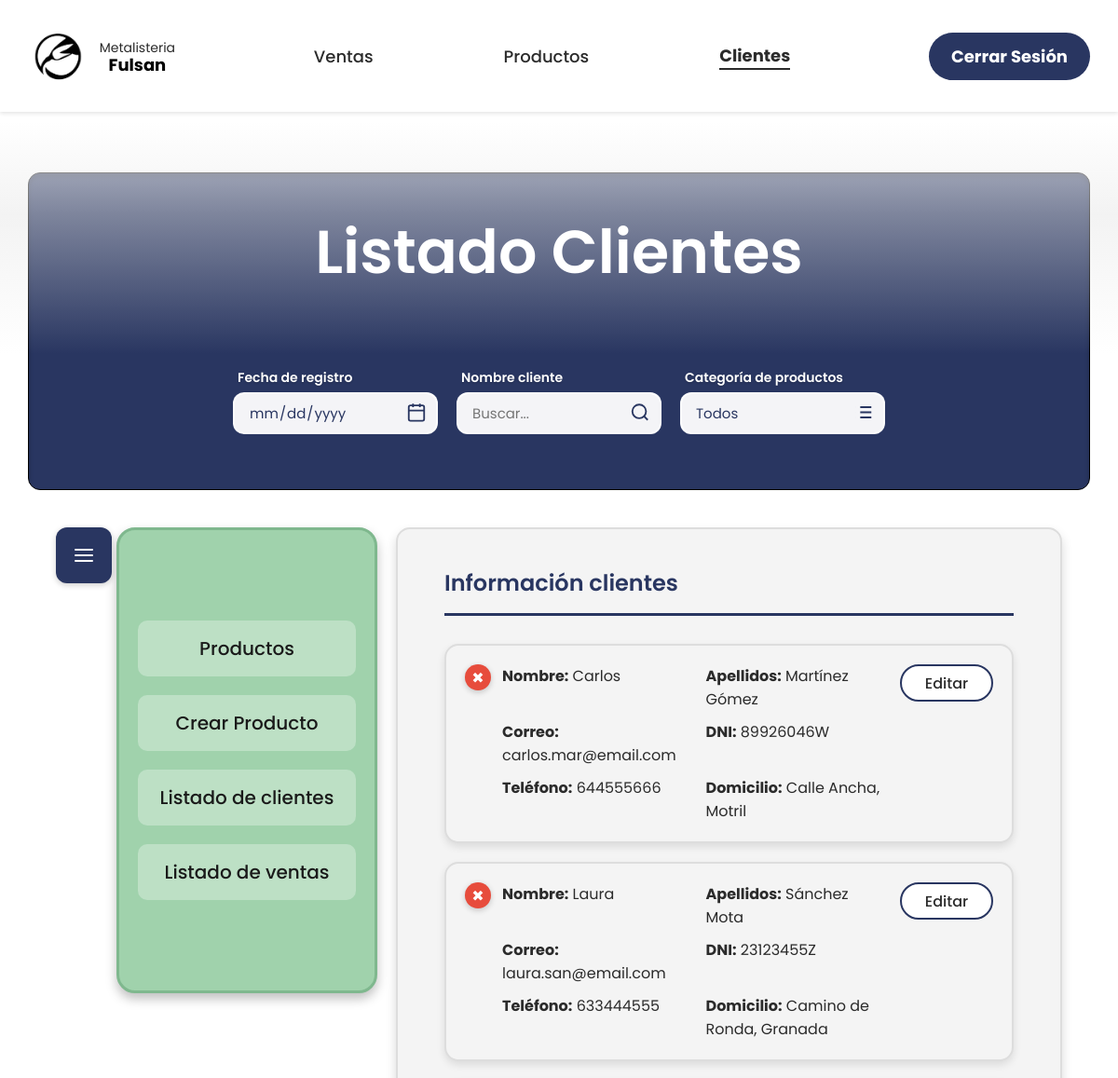
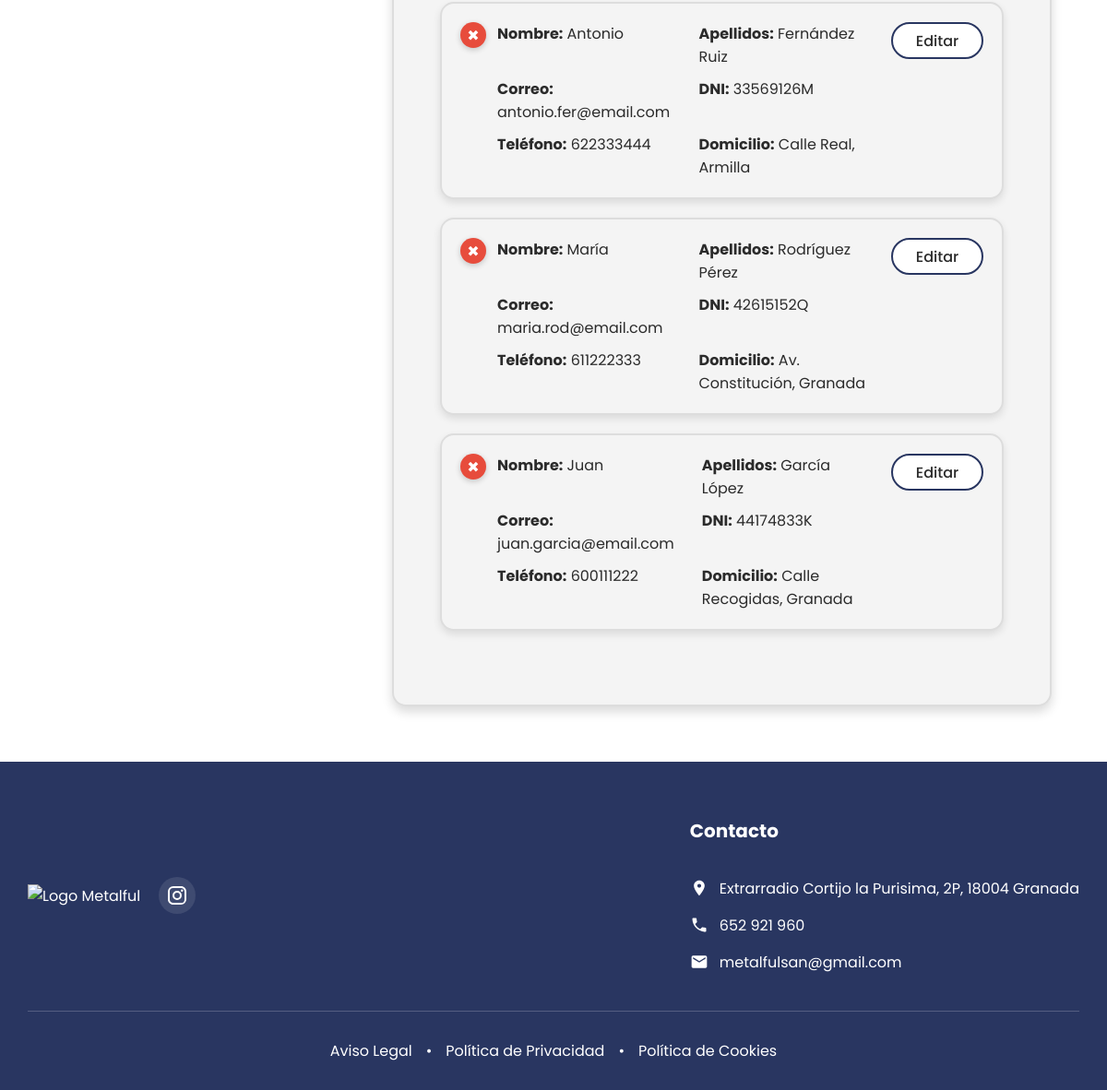
The page /listadoclientesadmin.php on the database its author committed (2 pictures, top to bottom).
### tables this page shows
CREATE TABLE `clientes` (
  `id` int(11) NOT NULL,
  `nombre` varchar(100) NOT NULL,
  `apellidos` varchar(100) NOT NULL,
  `email` varchar(100) NOT NULL,
  `password` varchar(255) NOT NULL,
  `dni` varchar(20) DEFAULT NULL,
  `telefono` varchar(20) DEFAULT NULL,
  `rol` enum('admin','cliente') DEFAULT 'cliente',
  `direccion` varchar(255) DEFAULT NULL,
  `numero` varchar(20) DEFAULT NULL,
  `piso` varchar(20) DEFAULT NULL,
  `ciudad` varchar(100) DEFAULT NULL,
  `provincia` varchar(100) DEFAULT 'Granada',
  `codigo_postal` varchar(10) DEFAULT NULL,
  `fecha_registro` datetime DEFAULT current_timestamp(),
  `activo` tinyint(1) DEFAULT 1
);

### listadoclientesadmin.php (the view, shortened to what this page needs)
<?php
include 'conexion.php';
$where = "WHERE activo=1";
$params = [];
$filtro_fecha = $_GET['fecha'] ?? '';
$filtro_cliente = $_GET['cliente'] ?? '';
$sql = "SELECT * FROM clientes $where ORDER BY id DESC";
$stmt = $conn->prepare($sql);
$stmt->execute($params);
$clientes = $stmt->fetchAll(PDO::FETCH_ASSOC);
$total_clientes = count($clientes);
?>
<!DOCTYPE html>
<html lang="es">
<head>
    <link rel="stylesheet" href="css/administrador.css">
    <link rel="stylesheet" href="https://cdnjs.cloudflare.com/ajax/libs/font-awesome/6.0.0/css/all.min.css">
</head>
<body>
    <div class="ListadoClientesAdmin">
        <header class="cabecera">
            <div class="container">
                <div class="logo-main">
                    <a href="indexadmin.php" class="logo-main">
                        <img src="imagenes/logo.png" alt="Logo Metalful">
                        <div class="logo-text">
                            <span> Metalisteria</span>
                            <strong>Fulsan</strong>
                        </div>
                    </a>
                </div>
                <nav class="nav-bar">
                    <a href="listadoventasadmin.php">Ventas</a>
                    <a href="listadoproductosadmin.php">Productos</a>
                    <a href="listadoclientesadmin.php" style="font-weight:bold; border-bottom: 2px solid currentColor;">Clientes</a>
                </nav>
                <div class="log-out">
                    <a href="index.php">Cerrar Sesión</a>
                </div>
            </div>
        </header>
        <div class="titulo-section">
            <div class="recuadro-fondo"></div>
            <h1 class="titulo-principal">Listado Clientes</h1>
            <div class="filtros-en-titulo">
                <div class="filtro-item">
                    <label for="filtro-fecha">Fecha de registro</label>
                    <div class="filtro-wrapper" id="wrapper-fecha">
                        <input type="date" id="filtro-fecha" value="<?php echo $filtro_fecha; ?>" onchange="checkInput('fecha'); aplicarFiltros()">
                        <div class="input-icon">
                        </div>
                    </div>
                </div>
                <div class="filtro-item">
                    <label for="filtro-cliente">Nombre cliente</label>
                    <div class="filtro-wrapper" id="wrapper-cliente">
                        <input type="text" id="filtro-cliente" placeholder="Buscar..." value="<?php echo htmlspecialchars($filtro_cliente); ?>" autocomplete="off" oninput="checkInput('cliente'); mostrarSugerencias()" onkeypress="checkEnter(event)">
                        <div class="input-icon">
                        </div>
                    </div>
                </div>
                <div class="filtro-item">
                    <label for="producto">Categoría de productos</label>
                    <div class="filtro-wrapper" id="wrapper-producto">
                        <select id="producto" name="producto" onchange="checkInput('producto')"> <option value="" selected>Todos</option>
                        </select>
                        <div class="input-icon">
                        </div>
                    </div>
                </div>
            </div>
        </div>
        <div class="productos-layout">
            <button class="boton-menu-lateral">
                <svg xmlns="http://www.w3.org/2000/svg" width="28" height="28" fill="white" viewBox="0 0 24 24">
                    <path d="M3 6h18M3 12h18M3 18h18" stroke="white" stroke-width="2" stroke-linecap="round"/>
                </svg>
            </button>
            <div class="crear-producto" id="menu-lateral">
                <a href="listadoproductosadmin.php" class="menu-item">Productos</a>
                <a href="crearproductoadmin.php" class="menu-item">Crear Producto</a>
                <a href="listadoclientesadmin.php" class="menu-item">Listado de clientes</a>
                <a href="listadoventasadmin.php" class="menu-item">Listado de ventas</a>
            </div>
            <div class="cuadro-fondo">
                <p class="header-tabla">Información clientes</p>
                <?php if ($total_clientes == 0): ?>
                    <div class="empty-state-clientes">
                        <?php if(!empty($filtro_fecha) || !empty($filtro_cliente)): ?>
                            <h3 style="color:#293661; font-size:24px; text-align:center;">No se encontraron resultados</h3>
                            <p style="color:#666; text-align:center;">No hay clientes que coincidan con tu búsqueda.</p>
                            <div style="text-align:center; margin-top:20px;">
                                <button onclick="borrarTodo()" style="background:#293661; color:white; padding:10px 20px; border:none; border-radius:5px; cursor:pointer;">Limpiar Filtros</button>
                            </div>
                        <?php else: ?>
                            <div style="text-align: center;">
                                <h3>No hay clientes registrados.</h3>
                            </div>
                        <?php endif; ?>
                    </div>
                <?php else: ?>
                    <div id="lista-clientes-container"> <?php foreach ($clientes as $cli): ?>
                            <div class="cliente item-cliente">
                                <form method="POST" action="listadoclientesadmin.php" style="position: absolute; top: 10px; left: 10px;">
                                    <button type="submit" class="boton-eliminar" title="Eliminar Cliente" onclick="return confirm('¿Estás seguro de eliminar a <?php echo $cli['nombre']; ?>?');">✖</button>
                                </form>
                                <div class="cliente-info">
                                    <p><strong>Nombre:</strong> <?php echo $cli['nombre']; ?></p>
                                    <p><strong>Apellidos:</strong> <?php echo $cli['apellidos']; ?></p>
                                    <p><strong>Correo:</strong> <?php echo $cli['email']; ?></p>
                                    <p><strong>DNI:</strong> <?php echo $cli['dni']; ?></p>
                                    <p><strong>Teléfono:</strong> <?php echo $cli['telefono']; ?></p>
                                    <p><strong>Domicilio:</strong> <?php echo $cli['direccion'] . ', ' . $cli['ciudad']; ?></p>
                                </div>
                                <a href="modificardatoscliente.php?id=<?php echo $cli['id']; ?>" class="boton-editar-pequeno">
                                    <p>Editar</p>
                                </a>
                            </div>
                        <?php endforeach; ?>
                    </div>
                <?php endif; ?>
            </div>
        </div>
        <footer class="footer">
            <div class="container">
                <div class="footer-content">
                    <div class="footer-logo-section">
                        <div class="logo-footer">
                            <img src="imagenes/footer.png" alt="Logo Metalful">
                        </div>
                        <div class="redes">
                            <a href="https://www.instagram.com/metalfulsansl/" target="_blank" class="instagram-link">
                            </a>
                        </div>
                    </div>
                    <div class="footer-links">
                        <div class="contacto-footer">
                            <h3>Contacto</h3>
                            <div class="contacto-item">
                                <svg viewBox="0 0 24 24" fill="currentColor">
                                    <path d="M12 2C8.13 2 5 5.13 5 9c0 5.25 7 13 7 13s7-7.75 7-13c0-3.87-3.13-7-7-7zm0 9.5c-1.38 0-2.5-1.12-2.5-2.5s1.12-2.5 2.5-2.5 2.5 1.12 2.5 2.5-1.12 2.5-2.5 2.5z"/>
                                </svg>
                                <a href="https://maps.google.com" target="_blank">Extrarradio Cortijo la Purisima, 2P, 18004 Granada</a>
                            </div>
                            <div class="contacto-item">
                                <svg viewBox="0 0 24 24" fill="currentColor">
                                    <path d="M6.62 10.79c1.44 2.83 3.76 5.14 6.59 6.59l2.2-2.2c.27-.27.67-.36 1.02-.24 1.12.37 2.33.57 3.57.57.55 0 1 .45 1 1V20c0 .55-.45 1-1 1-9.39 0-17-7.61-17-17 0-.55.45-1 1-1h3.5c.55 0 1 .45 1 1 0 1.25.2 2.45.57 3.57.11.35.03.74-.25 1.02l-2.2 2.2z"/>
                                </svg>
                                <a href="tel:652921960">652 921 960</a>
                            </div>
                            <div class="contacto-item">
                                <svg viewBox="0 0 24 24" fill="currentColor">
                                    <path d="M20 4H4c-1.1 0-1.99.9-1.99 2L2 18c0 1.1.9 2 2 2h16c1.1 0 2-.9 2-2V6c0-1.1-.9-2-2-2zm0 4l-8 5-8-5V6l8 5 8-5v2z"/>
                                </svg>
                                <a href="mailto:metalfulsan@gmail.com">metalfulsan@gmail.com</a>
                            </div>
                        </div>
                    </div>
                </div>
                <div class="footer-bottom">
                    <div class="politica-legal">
                        <a href="#aviso-legal">Aviso Legal</a>
                        <span>•</span>
                        <a href="#privacidad">Política de Privacidad</a>
                        <span>•</span>
                        <a href="#cookies">Política de Cookies</a>
                    </div>
                </div>
            </div>
        </footer>
    </div>
</body>
</html>

### rows shown on the page
clientes: nombre "Carlos", apellidos "Martínez Gómez", email "carlos.mar@email.com", dni "89926046W", telefono "644555666", direccion "Calle Ancha", ciudad "Motril"
clientes: nombre "Laura", apellidos "Sánchez Mota", email "laura.san@email.com", dni "23123455Z", telefono "633444555", direccion "Camino de Ronda", ciudad "Granada"
clientes: nombre "Antonio", apellidos "Fernández Ruiz", email "antonio.fer@email.com", dni "33569126M", telefono "622333444", direccion "Calle Real", ciudad "Armilla"
clientes: nombre "María", apellidos "Rodríguez Pérez", email "maria.rod@email.com", dni "42615152Q", telefono "611222333", direccion "Av. Constitución", ciudad "Granada"
clientes: nombre "Juan", apellidos "García López", email "juan.garcia@email.com", dni "44174833K", telefono "600111222", direccion "Calle Recogidas", ciudad "Granada"
